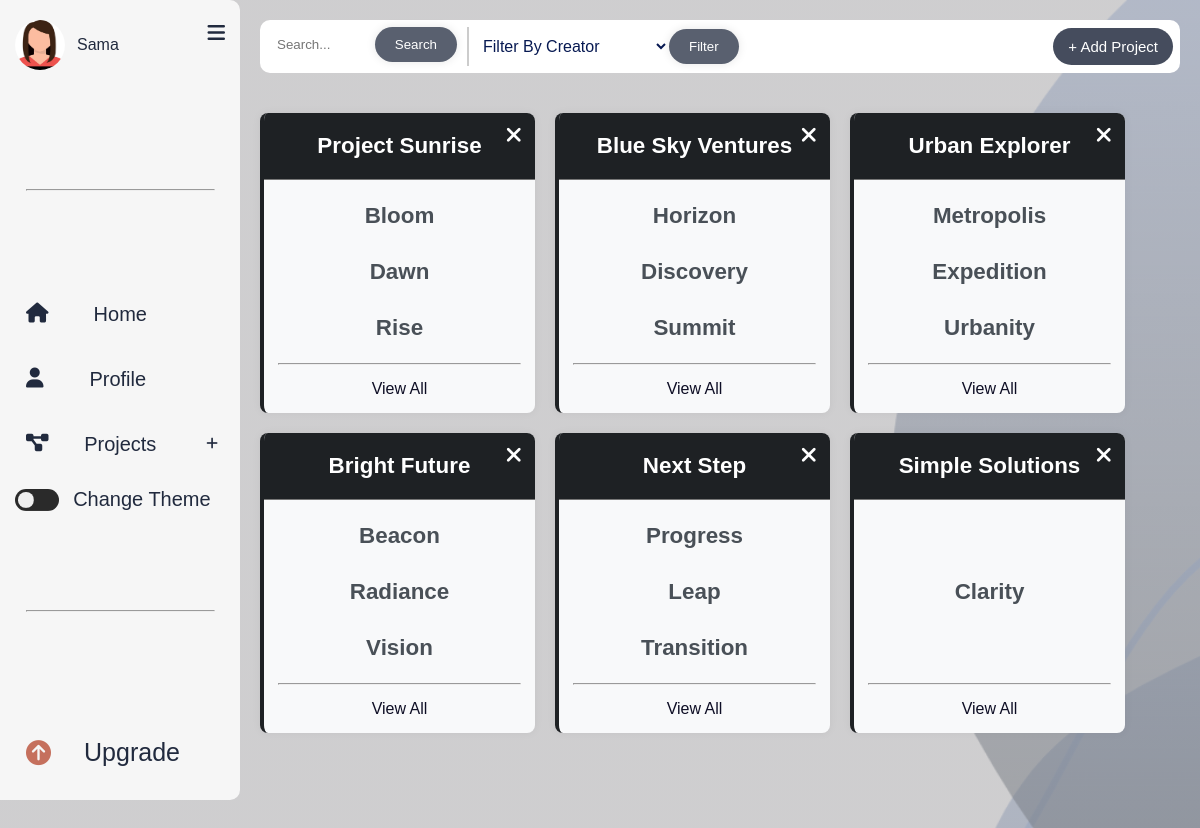
Page /projects.php (signed in) on the committed database.
### tables this page shows
CREATE TABLE `user` (
  `user_id` int(11) NOT NULL,
  `user_name` varchar(255) NOT NULL,
  `user_email` varchar(255) NOT NULL,
  `user_phone` varchar(255) NOT NULL,
  `user_password` varchar(255) NOT NULL,
  `avatar_id` int(11) NOT NULL,
  `role_id` int(11) NOT NULL,
  `plan_id` int(11) DEFAULT NULL,
  `gender` varchar(255) NOT NULL
);

CREATE TABLE `avatar` (
  `avatar_id` int(11) NOT NULL,
  `avatar_name` varchar(255) NOT NULL,
  `avatar_image` longtext NOT NULL
);

CREATE TABLE `project` (
  `project_id` int(11) NOT NULL,
  `project_name` varchar(255) NOT NULL,
  `user_id` int(11) NOT NULL
);

CREATE TABLE `sprint` (
  `sprint_id` int(11) NOT NULL,
  `sprint_name` varchar(255) NOT NULL,
  `start_date` date NOT NULL,
  `end_date` date NOT NULL,
  `user_id` int(11) NOT NULL,
  `project_id` int(11) NOT NULL,
  `sprint_status_id` int(11) NOT NULL
);

### projects.php (the view, shortened to what this page needs)
<?php
$pageName = 'projects';
include("connect.php");
if (isset($_SESSION['user_id'])) {
    $user_id = $_SESSION['user_id'];
}
$sel = "SELECT DISTINCT
project.project_id,
project.project_name,
project.user_id as creator_id
FROM project
LEFT JOIN `project members`
ON `project`.`project_id` = `project members`.`project_id`
WHERE `project`.`user_id` = '$user_id'
OR `project members`.`user_id` = '$user_id'";
$run = mysqli_query($connect, $sel);
$run_select_search = null;
?>
<!DOCTYPE html>
<html lang="en">
<head>
    <link rel="stylesheet" href="https://cdnjs.cloudflare.com/ajax/libs/font-awesome/6.6.0/css/all.min.css"
 />
    <link rel="stylesheet" href="css/projects.css">
</head>
<body>
    <div class="projects-container">
        <?php include('theside.php'); ?>
        <div class="restProjects" id="mainDiv">
            <div class="all-inputs">
                <form method="POST">
                    <div class="search">
                        <input type="text" name="text" placeholder="Search..." value="<?php if (isset($_POST['submit'])) {
                            echo $text;
                        } ?>" class="search-input">
                        <button class="go-button" type="submit" name="submit">Search</button>
                    </div>
                    <div class="forms">
                        <select class="filter-disabled" name="filter" id="">
                            <option selected disabled value="">Filter By Creator</option>
                        </select>
                        <button class="go-button" type="submit" name="filterr">Filter</button>
                    </div>
                </form>
                <?php if (!is_null($plan_id) && $plan_id !== '') { ?>
                    <div onclick="addproject()" id="backlog">
                        <button class="add-Btn"> + Add Project</button>
                    </div>
                <?php } else { ?>
                    <div onclick="addproject()" id="backlog">
                        <button class="add-Btn"> + Add Project</button>
                    </div>
                <?php } ?>
            </div>
            <div class="main-left-container">
                <div class="left-board">
                    <?php
                    if (isset($_POST['submit']) && $run_select_search) {
                        foreach ($run_select_search as $data) {
                            $creator_id = $data['creator_id'];
                            $_SESSION['creator_id'] = $creator_id;
                            ?>
                            <div class="column column-main" id="backlog">
                                <div class="column-header">
                                    <p><?php echo $data['project_name']; ?></p>
                                    <?php if ($creator_id == $user_id) { ?>
                                        <a class="deleteBtn" title="Delete Project"
                                            onclick="showDeletePopup(<?php echo $data['project_id']; ?>)">
                                            <i class="fa-solid fa-xmark"></i>
                                        </a>
                                    <?php } else {
                                    } ?>
                                </div>
                                <?php
                                $project_id = $data['project_id'];
                                $select_tasks = "SELECT * FROM `sprint` WHERE `project_id` = '$project_id'";
                                $run_tasks = mysqli_query($connect, $select_tasks);
                                $counter = 0;
                                foreach ($run_tasks as $key) {
                                    if ($counter == 3)
                                        break;
                                    ?>
                                    <p class="task"><?php echo $key['sprint_name']; ?></p>
                                    <?php
                                    $counter++;
                                }
                                ?>
                                <hr class="break">
                                <a title="view all sprints" class="view-all-sprints"
                                    href="sprints.php?view=<?php echo $data['project_id']; ?>">View All</a>
                            </div>
                        <?php }
                    } else {
                        foreach ($run as $data) {
                            $creator_id = $data['creator_id'];
                            ?>
                            <div class="column column-main" id="backlog">
                                <div class="column-header">
                                    <p><?php echo $data['project_name']; ?></p>
                                    <?php if ($creator_id == $user_id) { ?>
                                        <a class="deleteBtn" title="Delete Project"
                                            onclick="showDeletePopup(<?php echo $data['project_id']; ?>)">
                                            <i class="fa-solid fa-xmark"></i>
                                        </a>
                                    <?php } else {
                                    } ?>
                                </div>
                                <?php
                                $project_id = $data['project_id'];
                                $select_tasks = "SELECT * FROM `sprint` WHERE `project_id` = '$project_id'";
                                $run_tasks = mysqli_query($connect, $select_tasks);
                                $counter = 0;
                                foreach ($run_tasks as $key) {
                                    if ($counter == 3)
                                        break;
                                    ?>
                                    <p class="task"><?php echo $key['sprint_name']; ?></p>
                                    <?php
                                    $counter++;
                                }
                                ?>
                                <hr class="break">
                                <a title="view all sprints" class="view-all-sprints"
                                    href="sprints.php?view=<?php echo $data['project_id']; ?>">View All</a>
                            </div>
                        <?php }
                    } ?>
                </div>
            </div>
        </div>
</body>
</html>

### theside.php (shortened to what this page needs)
<?php
include('connect.php');
if(isset($_SESSION['user_id'])){
$user_id = $_SESSION['user_id'];
$select = "SELECT * FROM `user`JOIN `avatar` ON `user`.`avatar_id`=`avatar`.`avatar_id` WHERE `user_id`='$user_id'";
$run_select = mysqli_query($connect, $select);
$select_plan = "SELECT plan_id FROM user WHERE user_id = $user_id";
$result = mysqli_query($connect, $select_plan);
$fetch_plan = mysqli_fetch_assoc($result);
$plan_id = $fetch_plan['plan_id'];
?>
<!DOCTYPE html>
<html lang="en">
<head>
    <link rel="stylesheet" href="https://cdnjs.cloudflare.com/ajax/libs/font-awesome/6.6.0/css/all.min.css"
 />
    <link rel="stylesheet" href="css/theside.css">
</head>
<body>
    <div class="side-nav-all">
        <div class="my-side-nav" id="sideNav">
            <div class="top">
                <div class="side-acc">
                    <?php foreach ($run_select as $data) { ?>
                        <div class="user-img"><img src="<?php echo 'img/' . $data['avatar_image']; ?>"
                                alt="<?php echo $data['avatar_image']; ?>"></div>
                        <p> <?php echo $data['user_name']; ?> </p>
                    <?php } ?>
                </div>
                <i class="fa-bars fa-solid btn-side btn-lg" id="toggleBtn"></i>
            </div>
            <hr class="break">
            <div class="middle">
                <div class="side-icons">
                    <a href="home.php" class="items">
                        <i class="fa-home fa-solid"></i>
                        <p>Home</p>
                    </a>
                </div>
                <div class="side-icons">
                    <a href="profileU.php" class="items">
                        <i class="fa-solid fa-user"></i>
                        <p>Profile</p>
                    </a>
                </div>
                <div class="side-icons">
                    <a href="projects.php" class="items">
                        <i class="fa-diagram-project fa-solid"></i>
                        <p>Projects</p>
                    </a>
                    <?php if ($pageName == 'projects' && !is_null($plan_id) && $plan_id !== ''): ?>
                        <button onclick="addproject()"><i class="fa-solid fa-plus"></i></button>
                    <?php endif; ?>
                </div>
                <div class="side-icons ">
                    <input type="checkbox" class="theme-checkbox" id="theme-toggle">
                    <p>Change Theme</p>
                </div>
            </div>
            <hr class="break">
            <div class="logout">
                <?php if (!is_null($plan_id) && $plan_id !== ''): ?>
                    <div class="logout-cont">
                        <a href="upgrade.php">
                            <i class="fa-solid fa-circle-arrow-up"></i>
                            <p>Upgrade</p>
                        </a>
                    </div>
                <?php endif; ?>
            </div>
        </div>
    </div>
</body>
</html>
<?php } ?>

### css/projects.css (style rules this page uses)
* { margin: 0; padding: 0; box-sizing: border-box; font-family: Arial, Helvetica, sans-serif; }
.projects-container { width: 100%; display: flex; justify-content: space-between; }
.restProjects { width: 80%; }
.main-left-container { display: flex; justify-content: center; align-items: start; height: 100vh; width: 100%; }
.left-board { display: flex; flex-wrap: wrap; justify-content: start; align-items: start; gap: 20px; width: 100%; margin: 20px; }
.column { color: #212a3e; flex-grow: 1; flex-basis: 0; border-radius: 12px; background-color: #f8f9fa; border-radius: 8px; min-width: 250px; max-width: 275px; display: flex; border-left: 4px solid #1e2124; flex-direction: column; align-items: center; box-shadow: 0 0 10px rgba(0, 0, 0, 0.05); overflow: auto; min-height: 300px; }
.column-main { padding-bottom: 15px; gap: 15px; }
.column-header a { cursor: pointer; position: absolute; right: 13px; top: 12%; font-size: 22px; }
.break { width: 90%; margin: 0 auto; }
.column-header { color: white; background-color: #1e2124; position: relative; font-size: 1.4em; font-weight: 700; width: 100%; display: flex; border-bottom: #777777 0.5px solid; padding: 20px 8px; }
.task { font-size: 1.4em; font-weight: 700; color: #495057; }
.column { transition: transform 0.3s ease, box-shadow 0.3s ease; }
hr { margin-top: 5px; }
.forms { display: flex; justify-content: flex-end; align-items: center; }
select { width: 200px; padding: 10px; border: 1px solid #ccc; border-radius: 4px; background-color: #f8f8f8; font-size: 16px; }
option { padding: 10px; background-color: #fff; color: #333; margin: 0px 3px; }
.view-all-sprints { text-decoration: none; color: #0e0e25; }
.forms { display: flex; }
.search input[type="text"] { width: 200px; padding: 10px; border: none; border-radius: 20px; }
.search .go-button[type="submit"] { background-color: #212a3ebe; border: none; color: #fff; cursor: pointer; padding: 10px 20px; border-radius: 20px; box-shadow: 0 0 10px rgba(0, 0, 0, 0.1); position: absolute; top: 0; right: 0; transition: 0.9s ease; margin-right: 10px; }
.all-inputs { background-color: #fff; padding: 7px; margin: 20px; border-radius: 10px; display: flex; align-items: center; justify-content: space-between; }
.all-inputs form { display: flex; }
.add-Btn { border: none; background: none; font-size: 15px; justify-content: center; text-align: center; padding: 10px 15px; background-color: #454c5d; border-radius: 20px; color: white; cursor: pointer; transition: all 1s; }

### rows in the picture
user: avatar.avatar_image (picture), user_name "Sama"
project: project_name "Project Sunrise"
sprint: sprint_name "Bloom"
sprint: sprint_name "Dawn"
sprint: sprint_name "Rise"
project: project_name "Blue Sky Ventures"
sprint: sprint_name "Horizon"
sprint: sprint_name "Discovery"
sprint: sprint_name "Summit"
project: project_name "Urban Explorer"
sprint: sprint_name "Metropolis"
sprint: sprint_name "Expedition"
sprint: sprint_name "Urbanity"
project: project_name "Bright Future"
sprint: sprint_name "Beacon"
sprint: sprint_name "Radiance"
sprint: sprint_name "Vision"
project: project_name "Next Step"
sprint: sprint_name "Progress"
sprint: sprint_name "Leap"
sprint: sprint_name "Transition"
project: project_name "Simple Solutions"
sprint: sprint_name "Clarity"
